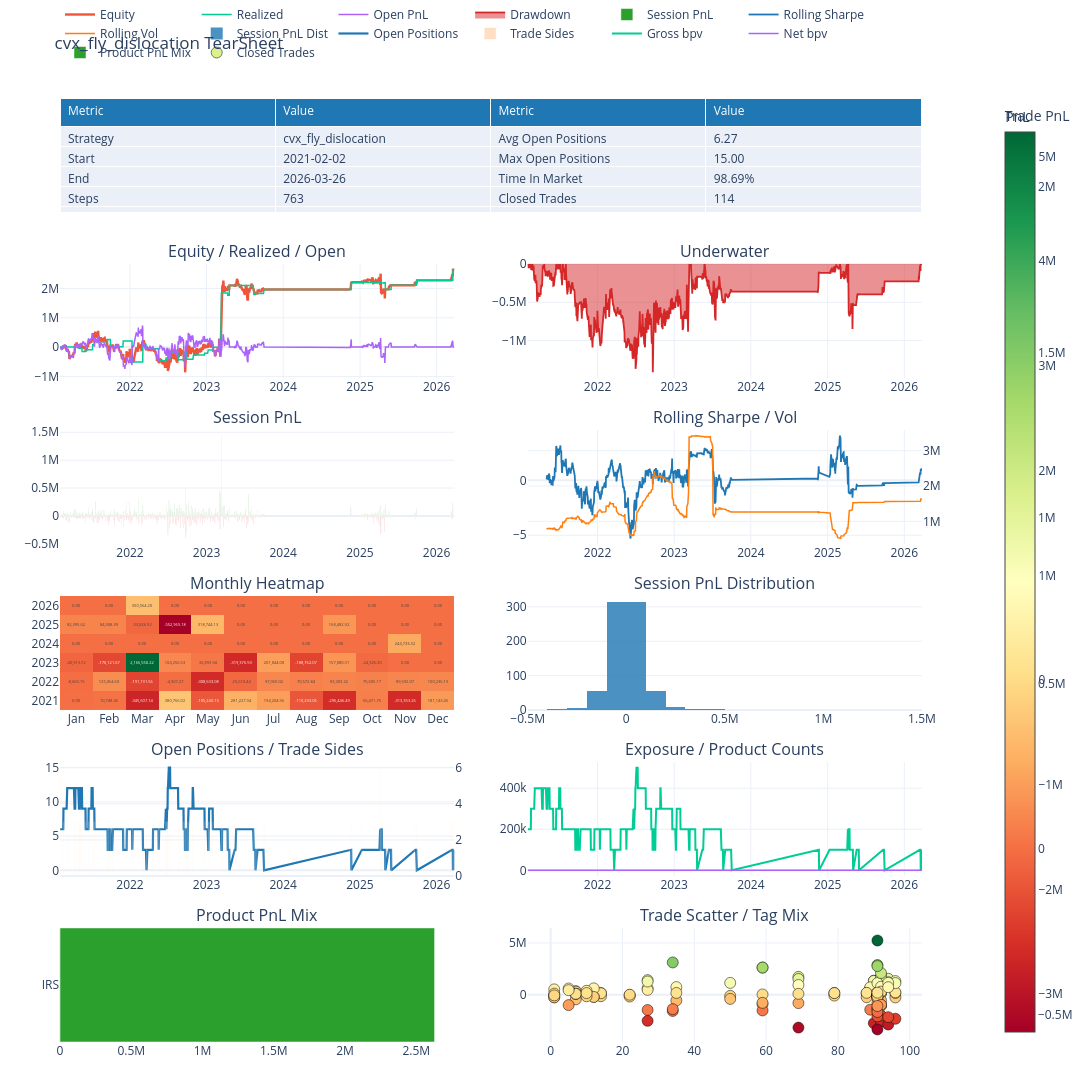

Notebook code for this chart:
### Markdown cell above
## 8. Tearsheet (plain-stats fallback if plotting is unavailable)

### Code cell
try:
    from IPython.display import display

    from BT.query_tearsheet import QueryBacktestTearSheet

    ts = QueryBacktestTearSheet.from_backtest(bt)
    display(ts.plot_plotly())
except Exception as exc:  # noqa: BLE001 — fallback is the contract
    print(f"tearsheet unavailable ({type(exc).__name__}: {exc}); plain stats:")
    print(f"  marks {len(equity)}, net {equity.iloc[-1]:+,.0f} USD, "
          f"gross {gross_total:+,.0f} USD, fees@1x {fee_total_1x:,.0f} USD, "
          f"episodes {len(priced)}, closed legs {len(closed)}, maxDD {dd.min():,.0f} USD")

### Figure 1 — Plotly figure (JSON) as saved in the notebook; plotly's stock layout.template omitted (floating-point values rounded to 4 significant figures; data arrays with more than 128 entries replaced by an {"elided": "..."} marker saying what was removed)
{"data": [{"cells": {"align": "left", "values": [["Strategy", "Start", "End", "Steps", "Sessions", "Total PnL", "Realized PnL", "Open PnL", "Gross Realized", "Fees", "Avg Session PnL", "Best Session", "Worst Session", "Positive Sessions", "Negative Sessions", "Session Vol", "Sharpe", "Sortino", "Max Drawdown", "Current Drawdown", "VaR 95", "CVaR 95", "Entry Count", "Exit Count", "Trade Sides", "Active Trading Sessions", "Avg Entries / Session", "Avg Exits / Session", "Avg Sides / Session", "Avg Entries / Active Session", "Avg Exits / Active Session"], ["cvx_fly_dislocation", "2021-02-02", "2026-03-26", "763", "763", "2,628,715.30", "2,628,715.30", "0.00", "4,813,715.30", "2,185,000.00", "3,445.24", "1,438,816.71", "-402,592.21", "49.02%", "49.67%", "1,587,740.30", "0.55", "0.93", "-1,415,175.25", "-13,038.90", "-128,018.92", "-190,936.23", "114", "114", "228", "74", "0.15", "0.15", "0.30", "1.54", "1.54"], ["Avg Open Positions", "Max Open Positions", "Time In Market", "Closed Trades", "Winning Trades", "Losing Trades", "Flat Trades", "Open Trades", "Trade Hit Rate", "Profit Factor", "Payoff Ratio", "Gross Profit", "Gross Loss", "Expectancy", "Avg Trade PnL", "Median Trade PnL", "Avg Win", "Median Win", "Avg Loss", "Median Loss", "Max Win Trade", "Max Loss Trade", "Avg Hold Days", "Median Hold Days", "P90 Hold Days", "Avg Winner Hold", "Avg Loser Hold", "Avg Hold Steps", "Max Win Streak", "Max Loss Streak", "Current Trade Streak"], ["6.27", "15.00", "98.69%", "114", "60", "54", "0", "0", "52.63%", "1.05", "0.95", "54,253,863.82", "51,625,148.52", "23,058.91", "23,058.91", "80,189.93", "904,231.06", "599,777.40", "-956,021.27", "-674,204.34", "5,233,920.74", "-3,361,937.48", "61.34", "83.50", "93.40", "60.80", "61.94", "41.95", "3", "4", "Loss 1"]]}, "domain": {"x": [0.0, 0.94], "y": [0.8792, 1.0]}, "header": {"align": "left", "fill": {"color": "#1f77b4"}, "font": {"color": "white"}, "values": ["Metric", "Value", "Metric", "Value"]}, "type": "table"}, {"line": {"width": 2.4}, "mode": "lines", "name": "Equity", "type": "scatter", "x": {"elided": "763 str values"}, "xaxis": "x", "y": {"elided": "763 float values"}, "yaxis": "y"}, {"line": {"width": 1.5}, "mode": "lines", "name": "Realized", "type": "scatter", "x": {"elided": "763 str values"}, "xaxis": "x", "y": {"elided": "763 float values"}, "yaxis": "y"}, {"line": {"width": 1.5}, "mode": "lines", "name": "Open PnL", "type": "scatter", "x": {"elided": "763 str values"}, "xaxis": "x", "y": {"elided": "763 float values"}, "yaxis": "y"}, {"fill": "tozeroy", "line": {"color": "#d62728", "width": 1.8}, "mode": "lines", "name": "Drawdown", "type": "scatter", "x": {"elided": "763 str values"}, "xaxis": "x2", "y": {"elided": "763 float values"}, "yaxis": "y2"}, {"marker": {"color": {"elided": "763 str values"}}, "name": "Session PnL", "type": "bar", "x": {"elided": "763 str values"}, "xaxis": "x3", "y": {"elided": "763 float values"}, "yaxis": "y3"}, {"line": {"color": "#1f77b4", "width": 1.8}, "mode": "lines", "name": "Rolling Sharpe", "type": "scatter", "x": {"elided": "763 str values"}, "xaxis": "x4", "y": {"elided": "763 float values"}, "yaxis": "y4"}, {"line": {"color": "#ff7f0e", "width": 1.5}, "mode": "lines", "name": "Rolling Vol", "type": "scatter", "x": {"elided": "763 str values"}, "xaxis": "x4", "y": {"elided": "763 float values"}, "yaxis": "y5"}, {"colorbar": {"title": {"text": "PnL"}}, "colorscale": [[0.0, "rgb(165,0,38)"], [0.1, "rgb(215,48,39)"], [0.2, "rgb(244,109,67)"], [0.3, "rgb(253,174,97)"], [0.4, "rgb(254,224,139)"], [0.5, "rgb(255,255,191)"], [0.6, "rgb(217,239,139)"], [0.7, "rgb(166,217,106)"], [0.8, "rgb(102,189,99)"], [0.9, "rgb(26,152,80)"], [1.0, "rgb(0,104,55)"]], "text": [["0.00", "10,748.46", "-345,607.14", "380,766.02", "-105,240.13", "281,227.94", "194,204.96", "-110,293.06", "-296,446.49", "66,471.75", "-313,353.26", "181,143.45"], ["-8,660.15", "125,064.60", "-191,191.56", "-4,907.27", "-308,633.08", "-25,610.44", "97,060.02", "70,572.84", "83,303.22", "75,605.17", "89,692.07", "100,236.19"], ["-40,913.72", "-170,121.67", "2,166,550.22", "104,256.53", "32,893.94", "-319,376.59", "201,844.08", "-188,762.07", "157,880.31", "-24,326.30", "0.00", "0.00"], ["0.00", "0.00", "0.00", "0.00", "0.00", "0.00", "0.00", "0.00", "0.00", "0.00", "244,733.32", "0.00"], ["82,395.62", "84,508.39", "-33,826.92", "-552,965.18", "318,744.13", "0.00", "0.00", "0.00", "168,482.92", "0.00", "0.00", "0.00"], ["0.00", "0.00", "350,564.20", "0.00", "0.00", "0.00", "0.00", "0.00", "0.00", "0.00", "0.00", "0.00"]], "texttemplate": "%{text}", "type": "heatmap", "x": ["Jan", "Feb", "Mar", "Apr", "May", "Jun", "Jul", "Aug", "Sep", "Oct", "Nov", "Dec"], "xaxis": "x5", "y": ["2021", "2022", "2023", "2024", "2025", "2026"], "yaxis": "y6", "z": [[0.0, 10750.0, -345600.0, 380800.0, -105200.0, 281200.0, 194200.0, -110300.0, -296400.0, 66470.0, -313400.0, 181100.0], [-8660.0, 125100.0, -191200.0, -4907.0, -308600.0, -25610.0, 97060.0, 70570.0, 83300.0, 75610.0, 89690.0, 100200.0], [-40910.0, -170100.0, 2167000.0, 104300.0, 32890.0, -319400.0, 201800.0, -188800.0, 157900.0, -24330.0, 0.0, 0.0], [0.0, 0.0, 0.0, 0.0, 0.0, 0.0, 0.0, 0.0, 0.0, 0.0, 244700.0, 0.0], [82400.0, 84510.0, -33830.0, -553000.0, 318700.0, 0.0, 0.0, 0.0, 168500.0, 0.0, 0.0, 0.0], [0.0, 0.0, 350600.0, 0.0, 0.0, 0.0, 0.0, 0.0, 0.0, 0.0, 0.0, 0.0]]}, {"marker": {"color": "#1f77b4"}, "name": "Session PnL Dist", "nbinsx": 30, "opacity": 0.8, "type": "histogram", "x": {"elided": "763 float values"}, "xaxis": "x6", "yaxis": "y7"}, {"line": {"color": "#1f77b4", "width": 2.2}, "mode": "lines", "name": "Open Positions", "type": "scatter", "x": {"elided": "763 str values"}, "xaxis": "x7", "y": {"elided": "763 float values"}, "yaxis": "y8"}, {"marker": {"color": "#ff7f0e"}, "name": "Trade Sides", "opacity": 0.25, "type": "bar", "x": {"elided": "763 str values"}, "xaxis": "x7", "y": {"elided": "763 float values"}, "yaxis": "y9"}, {"line": {"width": 2.0}, "mode": "lines", "name": "Gross bpv", "type": "scatter", "x": {"elided": "763 str values"}, "xaxis": "x8", "y": {"elided": "763 float values"}, "yaxis": "y10"}, {"line": {"width": 1.5}, "mode": "lines", "name": "Net bpv", "type": "scatter", "x": {"elided": "763 str values"}, "xaxis": "x8", "y": {"elided": "763 float values"}, "yaxis": "y10"}, {"marker": {"color": ["#2ca02c"]}, "name": "Product PnL Mix", "orientation": "h", "type": "bar", "x": [2629000.0], "xaxis": "x9", "y": ["IRS"], "yaxis": "y11"}, {"marker": {"color": [1718000.0, -3186000.0, 1512000.0, 1348000.0, -2759000.0, 1328000.0, 632600.0, -1454000.0, 709200.0, 134400.0, -246700.0, 175700.0, -920600.0, 2619000.0, -1529000.0, -1300000.0, 2865000.0, -1466000.0, -33740.0, 255100.0, -144500.0, -78710.0, -148700.0, -16570.0, 930200.0, -819100.0, 80960.0, 1356000.0, -2585000.0, 511300.0, 1136000.0, -118000.0, -410900.0, 1537000.0, -2889000.0, 1200000.0, 609000.0, -1482000.0, 462100.0, 1725000.0, -2011000.0, 381400.0, 342300.0, -451400.0, 283800.0, 97630.0, -555300.0, 225400.0, -88940.0, 174600.0, 149500.0, -795600.0, 1118000.0, -311000.0, -3362000.0, 5234000.0, -2100000.0, 1404000.0, -2530000.0, 1270000.0, 768500.0, -1008000.0, 292900.0, -271100.0, 159900.0, 227300.0, 1311000.0, -2331000.0, 1114000.0, 19700.0, 2621000.0, -789300.0, -93340.0, -177100.0, 190200.0, 730800.0, -559100.0, 166600.0, 1141000.0, -2174000.0, 722100.0, -1077000.0, 2089000.0, -978300.0, -1576000.0, 3112000.0, -1398000.0, 99550.0, 65770.0, 79420.0, -262700.0, 510700.0, -260900.0, -1676000.0, 2759000.0, -1099000.0, 593100.0, -1010000.0, 434700.0, -40790.0, -183400.0, -4840.0, 151100.0, -150700.0, 139200.0, -218000.0, 606400.0, -219900.0, -159600.0, 372500.0, 150700.0, -38430.0, 99950.0, -74560.0], "colorbar": {"title": {"text": "Trade PnL"}}, "colorscale": [[0.0, "rgb(165,0,38)"], [0.1, "rgb(215,48,39)"], [0.2, "rgb(244,109,67)"], [0.3, "rgb(253,174,97)"], [0.4, "rgb(254,224,139)"], [0.5, "rgb(255,255,191)"], [0.6, "rgb(217,239,139)"], [0.7, "rgb(166,217,106)"], [0.8, "rgb(102,189,99)"], [0.9, "rgb(26,152,80)"], [1.0, "rgb(0,104,55)"]], "line": {"color": "black", "width": 0.5}, "showscale": true, "size": 11}, "mode": "markers", "name": "Closed Trades", "text": ["IRS USD-SOFR-1D IRSwapStructure.OUTRIGHT", "IRS USD-SOFR-1D IRSwapStructure.OUTRIGHT", "IRS USD-SOFR-1D IRSwapStructure.OUTRIGHT", "IRS USD-SOFR-1D IRSwapStructure.OUTRIGHT", "IRS USD-SOFR-1D IRSwapStructure.OUTRIGHT", "IRS USD-SOFR-1D IRSwapStructure.OUTRIGHT", "IRS USD-SOFR-1D IRSwapStructure.OUTRIGHT", "IRS USD-SOFR-1D IRSwapStructure.OUTRIGHT", "IRS USD-SOFR-1D IRSwapStructure.OUTRIGHT", "IRS USD-SOFR-1D IRSwapStructure.OUTRIGHT", "IRS USD-SOFR-1D IRSwapStructure.OUTRIGHT", "IRS USD-SOFR-1D IRSwapStructure.OUTRIGHT", "IRS USD-SOFR-1D IRSwapStructure.OUTRIGHT", "IRS USD-SOFR-1D IRSwapStructure.OUTRIGHT", "IRS USD-SOFR-1D IRSwapStructure.OUTRIGHT", "IRS USD-SOFR-1D IRSwapStructure.OUTRIGHT", "IRS USD-SOFR-1D IRSwapStructure.OUTRIGHT", "IRS USD-SOFR-1D IRSwapStructure.OUTRIGHT", "IRS USD-SOFR-1D IRSwapStructure.OUTRIGHT", "IRS USD-SOFR-1D IRSwapStructure.OUTRIGHT", "IRS USD-SOFR-1D IRSwapStructure.OUTRIGHT", "IRS USD-SOFR-1D IRSwapStructure.OUTRIGHT", "IRS USD-SOFR-1D IRSwapStructure.OUTRIGHT", "IRS USD-SOFR-1D IRSwapStructure.OUTRIGHT", "IRS USD-SOFR-1D IRSwapStructure.OUTRIGHT", "IRS USD-SOFR-1D IRSwapStructure.OUTRIGHT", "IRS USD-SOFR-1D IRSwapStructure.OUTRIGHT", "IRS USD-SOFR-1D IRSwapStructure.OUTRIGHT", "IRS USD-SOFR-1D IRSwapStructure.OUTRIGHT", "IRS USD-SOFR-1D IRSwapStructure.OUTRIGHT", "IRS USD-SOFR-1D IRSwapStructure.OUTRIGHT", "IRS USD-SOFR-1D IRSwapStructure.OUTRIGHT", "IRS USD-SOFR-1D IRSwapStructure.OUTRIGHT", "IRS USD-SOFR-1D IRSwapStructure.OUTRIGHT", "IRS USD-SOFR-1D IRSwapStructure.OUTRIGHT", "IRS USD-SOFR-1D IRSwapStructure.OUTRIGHT", "IRS USD-SOFR-1D IRSwapStructure.OUTRIGHT", "IRS USD-SOFR-1D IRSwapStructure.OUTRIGHT", "IRS USD-SOFR-1D IRSwapStructure.OUTRIGHT", "IRS USD-SOFR-1D IRSwapStructure.OUTRIGHT", "IRS USD-SOFR-1D IRSwapStructure.OUTRIGHT", "IRS USD-SOFR-1D IRSwapStructure.OUTRIGHT", "IRS USD-SOFR-1D IRSwapStructure.OUTRIGHT", "IRS USD-SOFR-1D IRSwapStructure.OUTRIGHT", "IRS USD-SOFR-1D IRSwapStructure.OUTRIGHT", "IRS USD-SOFR-1D IRSwapStructure.OUTRIGHT", "IRS USD-SOFR-1D IRSwapStructure.OUTRIGHT", "IRS USD-SOFR-1D IRSwapStructure.OUTRIGHT", "IRS USD-SOFR-1D IRSwapStructure.OUTRIGHT", "IRS USD-SOFR-1D IRSwapStructure.OUTRIGHT", "IRS USD-SOFR-1D IRSwapStructure.OUTRIGHT", "IRS USD-SOFR-1D IRSwapStructure.OUTRIGHT", "IRS USD-SOFR-1D IRSwapStructure.OUTRIGHT", "IRS USD-SOFR-1D IRSwapStructure.OUTRIGHT", "IRS USD-SOFR-1D IRSwapStructure.OUTRIGHT", "IRS USD-SOFR-1D IRSwapStructure.OUTRIGHT", "IRS USD-SOFR-1D IRSwapStructure.OUTRIGHT", "IRS USD-SOFR-1D IRSwapStructure.OUTRIGHT", "IRS USD-SOFR-1D IRSwapStructure.OUTRIGHT", "IRS USD-SOFR-1D IRSwapStructure.OUTRIGHT", "IRS USD-SOFR-1D IRSwapStructure.OUTRIGHT", "IRS USD-SOFR-1D IRSwapStructure.OUTRIGHT", "IRS USD-SOFR-1D IRSwapStructure.OUTRIGHT", "IRS USD-SOFR-1D IRSwapStructure.OUTRIGHT", "IRS USD-SOFR-1D IRSwapStructure.OUTRIGHT", "IRS USD-SOFR-1D IRSwapStructure.OUTRIGHT", "IRS USD-SOFR-1D IRSwapStructure.OUTRIGHT", "IRS USD-SOFR-1D IRSwapStructure.OUTRIGHT", "IRS USD-SOFR-1D IRSwapStructure.OUTRIGHT", "IRS USD-SOFR-1D IRSwapStructure.OUTRIGHT", "IRS USD-SOFR-1D IRSwapStructure.OUTRIGHT", "IRS USD-SOFR-1D IRSwapStructure.OUTRIGHT", "IRS USD-SOFR-1D IRSwapStructure.OUTRIGHT", "IRS USD-SOFR-1D IRSwapStructure.OUTRIGHT", "IRS USD-SOFR-1D IRSwapStructure.OUTRIGHT", "IRS USD-SOFR-1D IRSwapStructure.OUTRIGHT", "IRS USD-SOFR-1D IRSwapStructure.OUTRIGHT", "IRS USD-SOFR-1D IRSwapStructure.OUTRIGHT", "IRS USD-SOFR-1D IRSwapStructure.OUTRIGHT", "IRS USD-SOFR-1D IRSwapStructure.OUTRIGHT", "IRS USD-SOFR-1D IRSwapStructure.OUTRIGHT", "IRS USD-SOFR-1D IRSwapStructure.OUTRIGHT", "IRS USD-SOFR-1D IRSwapStructure.OUTRIGHT", "IRS USD-SOFR-1D IRSwapStructure.OUTRIGHT", "IRS USD-SOFR-1D IRSwapStructure.OUTRIGHT", "IRS USD-SOFR-1D IRSwapStructure.OUTRIGHT", "IRS USD-SOFR-1D IRSwapStructure.OUTRIGHT", "IRS USD-SOFR-1D IRSwapStructure.OUTRIGHT", "IRS USD-SOFR-1D IRSwapStructure.OUTRIGHT", "IRS USD-SOFR-1D IRSwapStructure.OUTRIGHT", "IRS USD-SOFR-1D IRSwapStructure.OUTRIGHT", "IRS USD-SOFR-1D IRSwapStructure.OUTRIGHT", "IRS USD-SOFR-1D IRSwapStructure.OUTRIGHT", "IRS USD-SOFR-1D IRSwapStructure.OUTRIGHT", "IRS USD-SOFR-1D IRSwapStructure.OUTRIGHT", "IRS USD-SOFR-1D IRSwapStructure.OUTRIGHT", "IRS USD-SOFR-1D IRSwapStructure.OUTRIGHT", "IRS USD-SOFR-1D IRSwapStructure.OUTRIGHT", "IRS USD-SOFR-1D IRSwapStructure.OUTRIGHT", "IRS USD-SOFR-1D IRSwapStructure.OUTRIGHT", "IRS USD-SOFR-1D IRSwapStructure.OUTRIGHT", "IRS USD-SOFR-1D IRSwapStructure.OUTRIGHT", "IRS USD-SOFR-1D IRSwapStructure.OUTRIGHT", "IRS USD-SOFR-1D IRSwapStructure.OUTRIGHT", "IRS USD-SOFR-1D IRSwapStructure.OUTRIGHT", "IRS USD-SOFR-1D IRSwapStructure.OUTRIGHT", "IRS USD-SOFR-1D IRSwapStructure.OUTRIGHT", "IRS USD-SOFR-1D IRSwapStructure.OUTRIGHT", "IRS USD-SOFR-1D IRSwapStructure.OUTRIGHT", "IRS USD-SOFR-1D IRSwapStructure.OUTRIGHT", "IRS USD-SOFR-1D IRSwapStructure.OUTRIGHT", "IRS USD-SOFR-1D IRSwapStructure.OUTRIGHT", "IRS USD-SOFR-1D IRSwapStructure.OUTRIGHT", "IRS USD-SOFR-1D IRSwapStructure.OUTRIGHT"], "type": "scatter", "x": [69.0, 69.0, 69.0, 90.0, 90.0, 90.0, 89.0, 89.0, 89.0, 88.0, 88.0, 88.0, 59.0, 59.0, 59.0, 91.0, 91.0, 91.0, 91.0, 91.0, 91.0, 91.0, 91.0, 91.0, 69.0, 69.0, 69.0, 92.0, 92.0, 92.0, 50.0, 50.0, 50.0, 94.0, 94.0, 94.0, 27.0, 27.0, 27.0, 92.0, 92.0, 92.0, 7.0, 7.0, 7.0, 92.0, 92.0, 92.0, 79.0, 79.0, 79.0, 91.0, 91.0, 91.0, 91.0, 91.0, 91.0, 27.0, 27.0, 27.0, 92.0, 92.0, 92.0, 96.0, 96.0, 96.0, 96.0, 96.0, 96.0, 59.0, 59.0, 59.0, 91.0, 91.0, 91.0, 35.0, 35.0, 35.0, 94.0, 94.0, 94.0, 92.0, 92.0, 92.0, 34.0, 34.0, 34.0, 7.0, 7.0, 7.0, 1.0, 1.0, 1.0, 91.0, 91.0, 91.0, 5.0, 5.0, 5.0, 22.0, 22.0, 22.0, 14.0, 14.0, 14.0, 12.0, 12.0, 12.0, 10.0, 10.0, 10.0, 1.0, 1.0, 1.0], "xaxis": "x10", "y": [1718000.0, -3186000.0, 1512000.0, 1348000.0, -2759000.0, 1328000.0, 632600.0, -1454000.0, 709200.0, 134400.0, -246700.0, 175700.0, -920600.0, 2619000.0, -1529000.0, -1300000.0, 2865000.0, -1466000.0, -33740.0, 255100.0, -144500.0, -78710.0, -148700.0, -16570.0, 930200.0, -819100.0, 80960.0, 1356000.0, -2585000.0, 511300.0, 1136000.0, -118000.0, -410900.0, 1537000.0, -2889000.0, 1200000.0, 609000.0, -1482000.0, 462100.0, 1725000.0, -2011000.0, 381400.0, 342300.0, -451400.0, 283800.0, 97630.0, -555300.0, 225400.0, -88940.0, 174600.0, 149500.0, -795600.0, 1118000.0, -311000.0, -3362000.0, 5234000.0, -2100000.0, 1404000.0, -2530000.0, 1270000.0, 768500.0, -1008000.0, 292900.0, -271100.0, 159900.0, 227300.0, 1311000.0, -2331000.0, 1114000.0, 19700.0, 2621000.0, -789300.0, -93340.0, -177100.0, 190200.0, 730800.0, -559100.0, 166600.0, 1141000.0, -2174000.0, 722100.0, -1077000.0, 2089000.0, -978300.0, -1576000.0, 3112000.0, -1398000.0, 99550.0, 65770.0, 79420.0, -262700.0, 510700.0, -260900.0, -1676000.0, 2759000.0, -1099000.0, 593100.0, -1010000.0, 434700.0, -40790.0, -183400.0, -4840.0, 151100.0, -150700.0, 139200.0, -218000.0, 606400.0, -219900.0, -159600.0, 372500.0, 150700.0, -38430.0, 99950.0, -74560.0], "yaxis": "y12"}], "layout": {"annotations": [{"font": {"size": 16}, "showarrow": false, "text": "Equity / Realized / Open", "x": 0.215, "xanchor": "center", "xref": "paper", "y": 0.8242, "yanchor": "bottom", "yref": "paper"}, {"font": {"size": 16}, "showarrow": false, "text": "Underwater", "x": 0.725, "xanchor": "center", "xref": "paper", "y": 0.8242, "yanchor": "bottom", "yref": "paper"}, {"font": {"size": 16}, "showarrow": false, "text": "Session PnL", "x": 0.215, "xanchor": "center", "xref": "paper", "y": 0.6483, "yanchor": "bottom", "yref": "paper"}, {"font": {"size": 16}, "showarrow": false, "text": "Rolling Sharpe / Vol", "x": 0.725, "xanchor": "center", "xref": "paper", "y": 0.6483, "yanchor": "bottom", "yref": "paper"}, {"font": {"size": 16}, "showarrow": false, "text": "Monthly Heatmap", "x": 0.215, "xanchor": "center", "xref": "paper", "y": 0.4725, "yanchor": "bottom", "yref": "paper"}, {"font": {"size": 16}, "showarrow": false, "text": "Session PnL Distribution", "x": 0.725, "xanchor": "center", "xref": "paper", "y": 0.4725, "yanchor": "bottom", "yref": "paper"}, {"font": {"size": 16}, "showarrow": false, "text": "Open Positions / Trade Sides", "x": 0.215, "xanchor": "center", "xref": "paper", "y": 0.2967, "yanchor": "bottom", "yref": "paper"}, {"font": {"size": 16}, "showarrow": false, "text": "Exposure / Product Counts", "x": 0.725, "xanchor": "center", "xref": "paper", "y": 0.2967, "yanchor": "bottom", "yref": "paper"}, {"font": {"size": 16}, "showarrow": false, "text": "Product PnL Mix", "x": 0.215, "xanchor": "center", "xref": "paper", "y": 0.1208, "yanchor": "bottom", "yref": "paper"}, {"font": {"size": 16}, "showarrow": false, "text": "Trade Scatter / Tag Mix", "x": 0.725, "xanchor": "center", "xref": "paper", "y": 0.1208, "yanchor": "bottom", "yref": "paper"}], "height": 2400, "legend": {"orientation": "h", "x": 0.0, "xanchor": "left", "y": 1.02, "yanchor": "bottom"}, "margin": {"b": 50, "l": 60, "r": 40, "t": 80}, "title": {"text": "cvx_fly_dislocation TearSheet"}, "width": 1600, "xaxis": {"anchor": "y", "domain": [0.0, 0.43]}, "xaxis10": {"anchor": "y12", "domain": [0.51, 0.94]}, "xaxis2": {"anchor": "y2", "domain": [0.51, 0.94]}, "xaxis3": {"anchor": "y3", "domain": [0.0, 0.43]}, "xaxis4": {"anchor": "y4", "domain": [0.51, 0.94]}, "xaxis5": {"anchor": "y6", "domain": [0.0, 0.43]}, "xaxis6": {"anchor": "y7", "domain": [0.51, 0.94]}, "xaxis7": {"anchor": "y8", "domain": [0.0, 0.43]}, "xaxis8": {"anchor": "y10", "domain": [0.51, 0.94]}, "xaxis9": {"anchor": "y11", "domain": [0.0, 0.43]}, "yaxis": {"anchor": "x", "domain": [0.7033, 0.8242]}, "yaxis10": {"anchor": "x8", "domain": [0.1758, 0.2967]}, "yaxis11": {"anchor": "x9", "domain": [0.0, 0.1208]}, "yaxis12": {"anchor": "x10", "domain": [0.0, 0.1208]}, "yaxis2": {"anchor": "x2", "domain": [0.7033, 0.8242]}, "yaxis3": {"anchor": "x3", "domain": [0.5275, 0.6483]}, "yaxis4": {"anchor": "x4", "domain": [0.5275, 0.6483]}, "yaxis5": {"anchor": "x4", "overlaying": "y4", "side": "right"}, "yaxis6": {"anchor": "x5", "domain": [0.3517, 0.4725]}, "yaxis7": {"anchor": "x6", "domain": [0.3517, 0.4725]}, "yaxis8": {"anchor": "x7", "domain": [0.1758, 0.2967]}, "yaxis9": {"anchor": "x7", "overlaying": "y8", "side": "right"}}}
